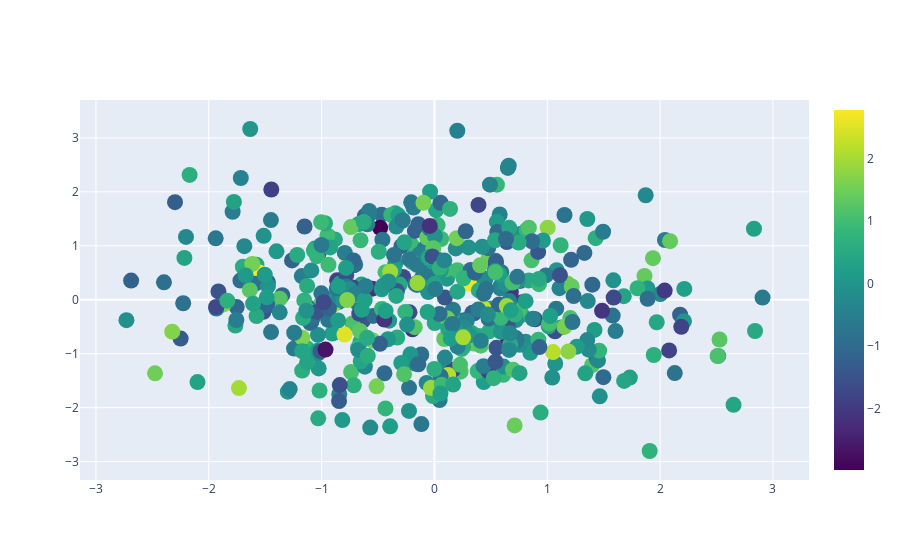

Notebook cell for this chart:
### Code cell
import plotly.graph_objects as go
import plotly.express as px
import numpy as np

class Random:
    
    def scatter_plot_for_random_coordinates(self):
        """
        function to draw a line and scatter plot for 
        random 500 x and y coordinates and style it
        """
        N = 500
        x1 = np.random.randn(N) 
        y1 = np.random.randn(N)
        fig = go.Figure()
        #fig = px.line(x=x1, y=y1)
        fig.add_trace(go.Scatter(x=x1,y=y1,mode='markers',
                                marker=dict(
                                    size=16,
                                    color=np.random.randn(500),
                                    colorscale='Viridis',
                                    showscale=True)
                                ))
        fig.show()
        
if __name__ == "__main__" :
    Ran = Random()
    Ran.scatter_plot_for_random_coordinates()

### Figure 1 — Plotly figure (JSON) as saved in the notebook; plotly's stock layout.template omitted (floating-point values rounded to 4 significant figures; data arrays with more than 128 entries replaced by an {"elided": "..."} marker saying what was removed)
{"data": [{"marker": {"color": {"elided": "500 float values"}, "colorscale": [[0, "#440154"], [0.1111, "#482878"], [0.2222, "#3e4989"], [0.3333, "#31688e"], [0.4444, "#26828e"], [0.5556, "#1f9e89"], [0.6667, "#35b779"], [0.7778, "#6ece58"], [0.8889, "#b5de2b"], [1, "#fde725"]], "showscale": true, "size": 16}, "mode": "markers", "type": "scatter", "x": {"elided": "500 float values"}, "y": {"elided": "500 float values"}}], "layout": {}}
